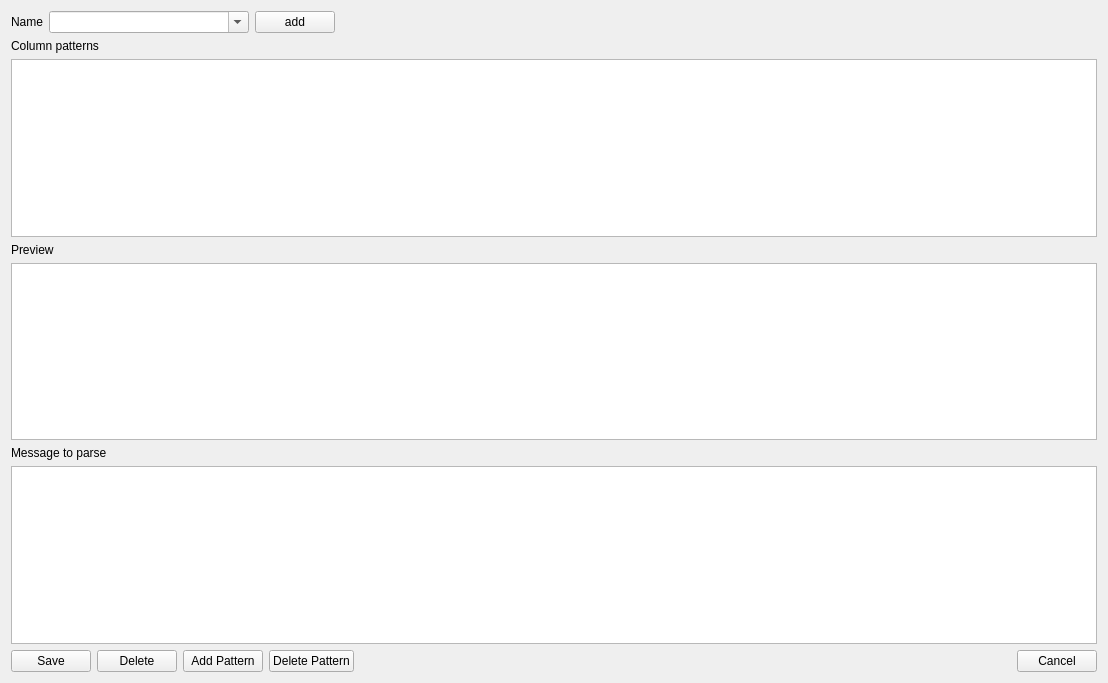
<?xml version="1.0" encoding="UTF-8"?>
<ui version="4.0">
 <class>ColumnizerWidget</class>
 <widget class="QWidget" name="ColumnizerWidget">
  <property name="geometry">
   <rect>
    <x>0</x>
    <y>0</y>
    <width>1108</width>
    <height>683</height>
   </rect>
  </property>
  <property name="windowTitle">
   <string>Colmunizer</string>
  </property>
  <layout class="QGridLayout" name="gridLayout">
   <item row="5" column="0">
    <widget class="QTableWidget" name="tablePreview">
     <property name="rowCount">
      <number>1</number>
     </property>
     <attribute name="horizontalHeaderCascadingSectionResizes">
      <bool>false</bool>
     </attribute>
     <attribute name="horizontalHeaderStretchLastSection">
      <bool>false</bool>
     </attribute>
     <attribute name="verticalHeaderVisible">
      <bool>false</bool>
     </attribute>
     <row/>
    </widget>
   </item>
   <item row="1" column="0">
    <layout class="QVBoxLayout" name="verticalLayout_2">
     <item>
      <layout class="QHBoxLayout" name="horizontalLayout">
       <item>
        <widget class="QLabel" name="nameLabel">
         <property name="text">
          <string>Name</string>
         </property>
        </widget>
       </item>
       <item>
        <widget class="QComboBox" name="cbName">
         <property name="minimumSize">
          <size>
           <width>200</width>
           <height>0</height>
          </size>
         </property>
         <property name="editable">
          <bool>true</bool>
         </property>
        </widget>
       </item>
       <item>
        <widget class="QPushButton" name="btnAddName">
         <property name="text">
          <string>add</string>
         </property>
        </widget>
       </item>
       <item>
        <spacer name="horizontalSpacer">
         <property name="orientation">
          <enum>Qt::Horizontal</enum>
         </property>
         <property name="sizeHint" stdset="0">
          <size>
           <width>40</width>
           <height>20</height>
          </size>
         </property>
        </spacer>
       </item>
      </layout>
     </item>
    </layout>
   </item>
   <item row="3" column="0">
    <layout class="QHBoxLayout" name="horizontalLayout_3">
     <item>
      <layout class="QVBoxLayout" name="patternTable">
       <item>
        <widget class="QTableWidget" name="tableWidget">
         <property name="toolTip">
          <string>tooltip</string>
         </property>
         <property name="toolTipDuration">
          <number>0</number>
         </property>
         <property name="statusTip">
          <string/>
         </property>
         <property name="whatsThis">
          <string>whats this</string>
         </property>
        </widget>
       </item>
      </layout>
     </item>
    </layout>
   </item>
   <item row="8" column="0">
    <layout class="QHBoxLayout" name="horizontalLayout_2">
     <item>
      <widget class="QPushButton" name="btnSave">
       <property name="sizePolicy">
        <sizepolicy hsizetype="Preferred" vsizetype="Fixed">
         <horstretch>0</horstretch>
         <verstretch>0</verstretch>
        </sizepolicy>
       </property>
       <property name="text">
        <string>Save</string>
       </property>
      </widget>
     </item>
     <item>
      <widget class="QPushButton" name="btnDelete">
       <property name="text">
        <string>Delete</string>
       </property>
      </widget>
     </item>
     <item>
      <widget class="QPushButton" name="btnAddPattern">
       <property name="text">
        <string>Add Pattern</string>
       </property>
      </widget>
     </item>
     <item>
      <widget class="QPushButton" name="btnDeletePattern">
       <property name="text">
        <string>Delete Pattern</string>
       </property>
      </widget>
     </item>
     <item>
      <spacer name="horizontalSpacer_2">
       <property name="orientation">
        <enum>Qt::Horizontal</enum>
       </property>
       <property name="sizeType">
        <enum>QSizePolicy::MinimumExpanding</enum>
       </property>
       <property name="sizeHint" stdset="0">
        <size>
         <width>40</width>
         <height>20</height>
        </size>
       </property>
      </spacer>
     </item>
     <item>
      <widget class="QPushButton" name="btnCancel">
       <property name="text">
        <string>Cancel</string>
       </property>
      </widget>
     </item>
    </layout>
   </item>
   <item row="7" column="0">
    <widget class="QTextEdit" name="editSubject">
     <property name="toolTip">
      <string extracomment="Enter columns to parse">Enter columns to parse</string>
     </property>
    </widget>
   </item>
   <item row="4" column="0" alignment="Qt::AlignBottom">
    <widget class="QLabel" name="label">
     <property name="text">
      <string>Preview</string>
     </property>
    </widget>
   </item>
   <item row="6" column="0">
    <widget class="QLabel" name="label_2">
     <property name="toolTip">
      <string>enter at least one whole logmessage here</string>
     </property>
     <property name="text">
      <string>Message to parse</string>
     </property>
    </widget>
   </item>
   <item row="2" column="0">
    <widget class="QLabel" name="label_3">
     <property name="text">
      <string>Column patterns</string>
     </property>
    </widget>
   </item>
  </layout>
 </widget>
 <resources/>
 <connections/>
</ui>
